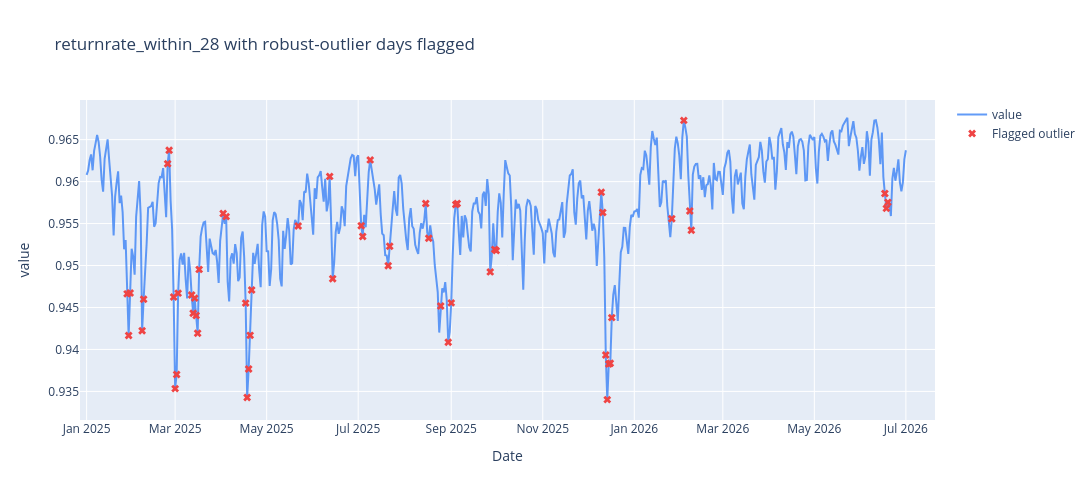

Notebook source saved alongside this figure:
### Code cell
# Chart — observed series with flagged outlier days marked
plot_outliers(rrw_decomp, rrw_decomp['is_outlier'], title=f'{metric_col} with robust-outlier days flagged').show()
